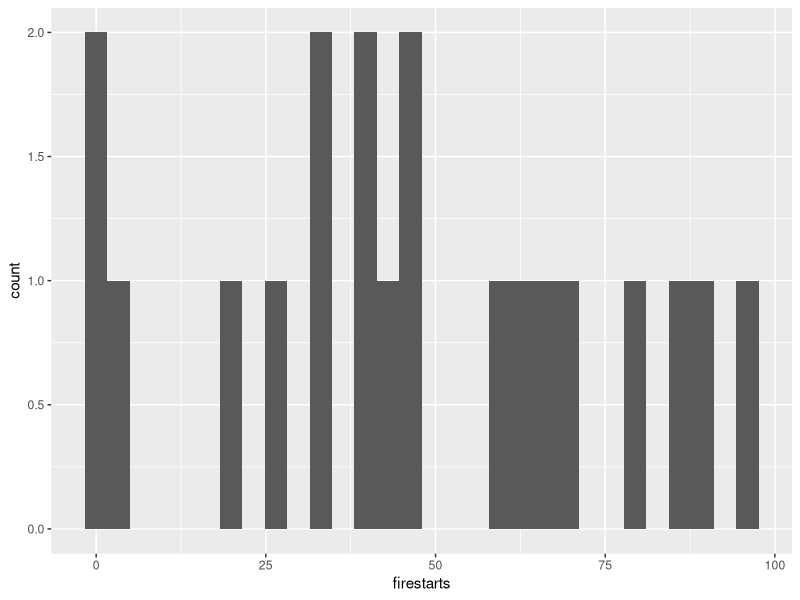
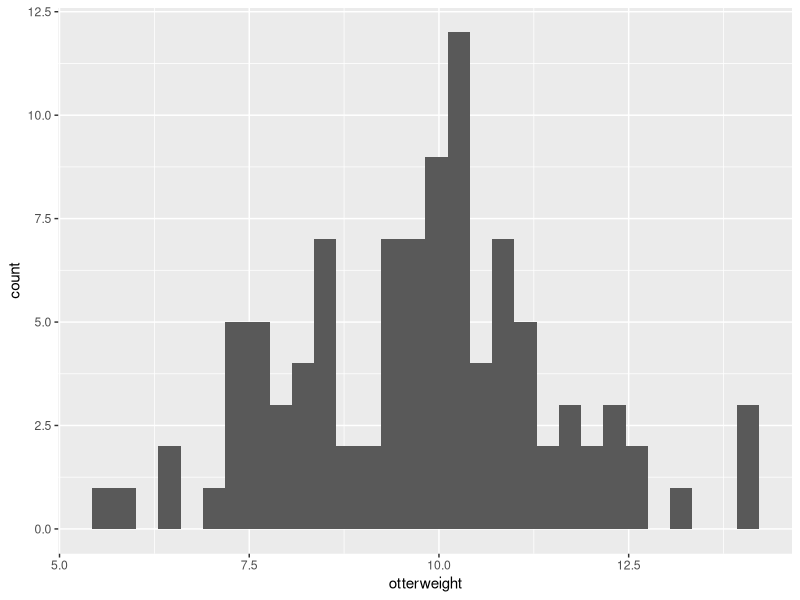
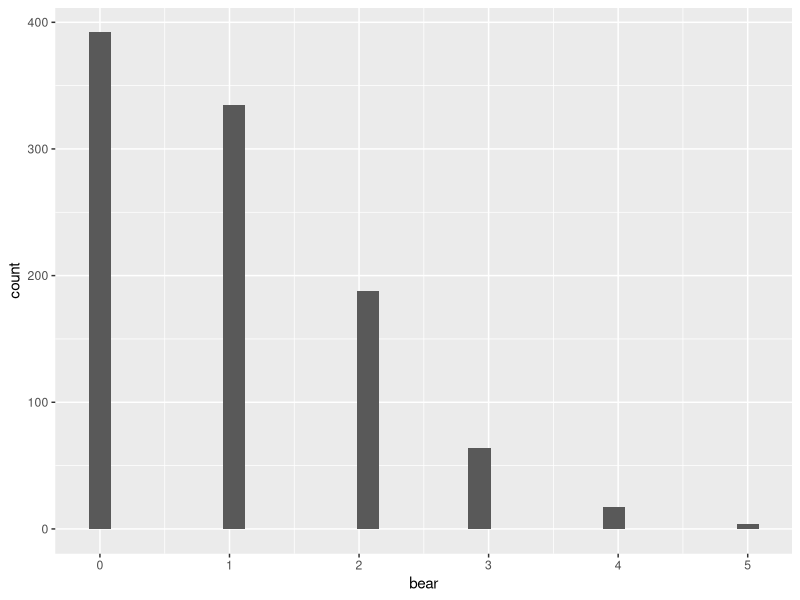
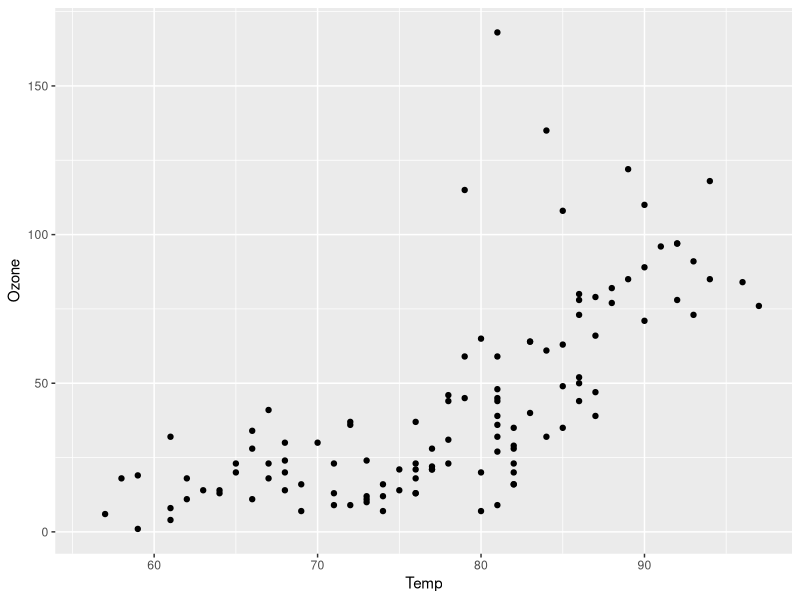

Source code (R) for these figures, in order: (Note: this script raises an error after producing the figures.)
## ---- chunk 1
library(tidyverse)
library(here)
## ---- chunk 2
firestarts = runif(20, min=0, max = 100)
ggplot(data.frame(firestarts = firestarts),
       aes(firestarts)) + geom_histogram()

## ---- chunk 3
otterweight = rnorm(100, mean = 10, sd = 2) # first number is n sample size
ggplot(data.frame(otterweight),
       aes(otterweight)) + geom_histogram()
## ---- chunk 4
pick = sample(seq(2000, 2025), size = 20, replace = TRUE)
pick


# no repeat years
pick2 = sample(seq(2000, 2025), size = 20, replace = FALSE)
pick2

## ---- chunk 5
bear = rpois(1000, 1)

ggplot(data.frame(bear = bear),
       aes(bear)) + geom_histogram()
## ---- chunk 6
data()

data(airquality) #grab dataset from R

help(airquality) # learn about data set

str(airquality) #structure of data frame

attributes(airquality) #attributes of data frame

ggplot(airquality, aes(x=Temp, y = Ozone)) + geom_point()

## ---- chunk 7
ozone_sample = sample(airquality$Ozone, size = 5, replace = FALSE)
ozone_sample

#results = [1]  7 23 NA 30 91

## ---- chunk 8
airquality_clean = na.omit(airquality) #makes a new data set without any NA's

## ---- chunk 9
ozone_sample_full = sample(1:nrow(airquality_clean), size = 5, replace = FALSE)
ozone_sample_full

ggplot(airquality_clean, aes(x = Temp, y = Ozone)) + 
  geom_point() +
  geom_point(aes(x = ozone_sample_full$Temp, y = ozone_sample_full$Ozone), color = "red")
  
## ---- chunk 10
wind_median <- median(airquality_clean$Wind)

wind_sample = sample(airquality_clean$Wind, size = 10, replace = FALSE)
wind_sample
# [1]  9.2 12.6  8.0  9.7  8.0 12.0  4.6  8.6  8.6  9.2

wind_median_sample = median(wind_sample)

## ---- chunk 11
# good for classes, categories. Like if you want to treat "Year" as a factor

# R calls them levels

possible.fish = c("salmon", "steelhead", "shark", "tuna", "cod")

#let's sample from the vector
catch1 = base::sample(possible.fish, size = 20, replace = TRUE)

# because possible,fish was a factor, then catch1 will also be a factor
catch1

summary(catch1) # not that useful...

catch1 = as.factor(catch1)

summary(catch1) #provides each category and how many are in that category
## ---- chunk 12
plot(catch1, col = "blue") #creates a bar chart with frequencies of categories

mean(summary(catch1)) #7

max(summary(catch1)) #7

which.max(summary(catch1)) # cod 1

names(which.max(summary(catch1))) #just to get the name "cod"
## ---- chunk 13
# fake population of butterflies

possible.butt = c("orange", "hotpink", "chartreuse", "skyblue", "purple")

catch2 = base::sample(possible.butt, size = 30, replace = TRUE)

catch2 = as.factor(catch2)

summary(catch2)

plot(catch2, col = c("chartreuse","hotpink", "orange", "purple", "skyblue"))
## ---- chunk 14
sprintf("We found %d %s %3.1f miles from shore", 4, "Otters", 18.34985)

# %s replaces with a string
# %d replaces with an integer
# %f replaces with a real value
#4.1f replaces iwth a real value with 4 digits, two after decimal
# %n replaces with a numeric
## ---- chunk 15
# USE RESULTS FOR CREAING TEXT

## ---- chunk 16
# # create vector of possible flowers 
possible.flowers = c("tulip","rose","lily","iris","marigold","daisy")

# we can use sample to simulate a random recording of purchases at the market, lets create data that had 300 flower purchases

purchases = sample(possible.flowers, size=20, replace=T)
purchases= as.factor(purchases) # this is my data frame

# make it a data frame for plotting later
# maybe we want to add more information about the purchases later - like price, time of day, etc. - so make column name flower
purchases  = data.frame(flower=purchases) 

# to quickly get information of flower purchases 
summary(purchases$flower)
## ---- chunk 17
# sprintf creates a string %s mean use what ever is after the , to fill in a string
plottitle=sprintf("The most frequently bought flower was %s\n There were %d bought", names(which.max(summary(purchases$flower))), max(summary(purchases$flower)))

# now plot
ggplot(purchases, aes(flower, fill=flower))+geom_histogram(stat="count")+labs(title=plottitle)+
  theme(legend.position="none")
## ---- chunk 18
# simple example - use a loop to sum the numbers from 1 to 5
# a = 0+1+2+3+4+5
a=0
for (i in 1:5) {  # the for statement in
 a = a+i
}
a

## ---- chunk 19
  # if you want to keep track of a for each iteration
  # start with a data structure to hold the results - 
  # there will be 5 iterations, so a vector of length 5
  # initialize to 0 

  av = rep(x=0, times=5)

  # now we can fill in the vector with the sum at each iteration
  # we can use the counter (i) to access the correct element of the vector
  # note that we have to treat the first iteration differently because we don't have a previous value to add to

  for (i in 1:5) {  # counter is the i
    if (i==1) {     #condition statement if/else
      av[i] = 1
    } else {
    av[i] = av[i-1]+i
    }
  }
  av
## ---- chunk 20
  # note that R has alternatives using functions that do this looping for you
  a = sum(seq(from=1, to=5))
  a
## ---- chunk 21
testnumbers = runif(min=0, max=20, n=100)

total = 0
nvalues = 100
for (i in 1:nvalues) {
  total = testnumbers[i]+total
}
total/nvalues

## ---- chunk 22
mean(testnumbers)

## ---- chunk 23
# lets say we wanted to look at income minus expenses for net income
# create some data for an example

income = runif(min=1000, max=5000, n=10)
income

expenses = rnorm(mean=1500, sd=500, n=10)
expenses

# it is possible that this approach could generate negative expenses, so fix that:
expenses = ifelse(expenses < 0, 0, expenses)

# lets make this a data frame for organization
account = data.frame(income=income, expenses=expenses)
# lets add a year
account$year = seq(from=2000, length.out=nrow(account))

# now compute net income - we could do this with a loop but R is designed to do this without loops
# normally we can just do
account = account %>% mutate(net = income-expenses)
head(account)
## ---- chunk 24
# We could have computed net income with a for loop!
# sometimes we use NA to show we haven't computed it yet, so "initialize" as NA

# lets add a column for our net computed by a loop so our data has somewhere to go
account$netloop=NA
account

# note that I can use any variable I want as a counter -
# notice how I'm now using n to access each row of the data frame
for (n in 1:10) {
  account$netloop[n] = account$income[n]-account$expenses[n]
}

# as expected, mutate net and netloop are the same :)
head(account)
## ---- chunk 25
# note: we treat the first year differently because we don't have carry forward.
# initialize our column to zero, start counter (n) at 2 instead of 1
# make the first value equal to the net of first year

# create new column
account$carryforwardnet = 0
account$carryforwardnet[1]=account$net[1]
# now loop - looking backward one year to get previous years carry forward
for (n in 2:10) {
  account$carryforwardnet[n] = account$net[n]+account$carryforwardnet[n-1] 
  # n-1 is the previous row
  # have to start counter at 2 because there is no row before the first row
}

# plot - use color to show current year's contribution as positive or negative
ggplot(account, aes(year, carryforwardnet, fill=net, group=year))+geom_col()+
  scale_fill_gradient(low="red", high="black")
## ---- chunk 26
# what is our speed limit 
speedthresh = 120

# create some sample speeds
speeds = runif(min=0, max=150, n=300)

nthresh = 0 #create a column for the values from loop to go 
for (i in 1:length(speeds)) {   #using length(data) allows you to make sure all rows are counted
   if(speeds[i] > speedthresh)
     nthresh = nthresh + 1
}

nthresh
## ---- chunk 27
speedy = runif(min= 0, max = 50, n = 300)

hunting = 35
social = 5
#initialize the column/place to store the data
num_hunting = 0
num_social = 0

for (i in 1:length(speedy)) {
  num_hunting = num_hunting + ifelse(speedy[i] >= hunting, 1, 0) #condition, value if true, value if false
    num_social = num_social + ifelse(speedy[i] <  social, 1, 0)
}

# other speeds are traveling, is remainder
num_traveling = length(speedy) - num_hunting - num_social

# as a percent of recorded speeds
num_hunting/length(speedy)*100
num_social/length(speedy)*100
num_traveling/length(speedy)*100
